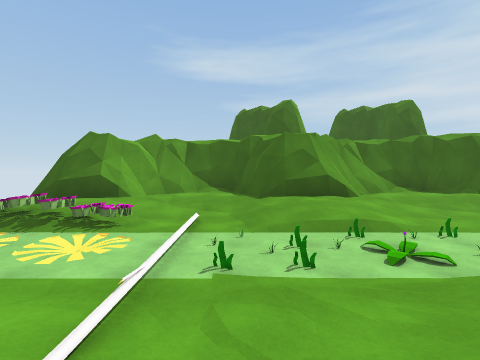
View 1 (above)

17 first-person views from a walk through a 3-D level made in the Unity game engine. The camera is 1.2 m above the floor, tilts 2° down and sees 85° across. The floor is counted in squares, 2 m on a side. Each view is taken from the middle of a square. On the plan, view 1 faces up. The plan holds only what a view shows up to about 9 squares ahead; the rest is blank. The place goes on beyond the plan. The player character is not drawn. Some surface patterns are stand-ins.

View 2
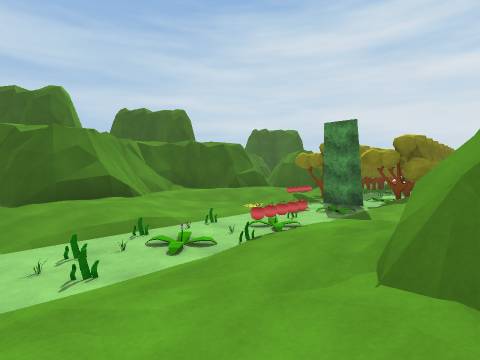

View 3
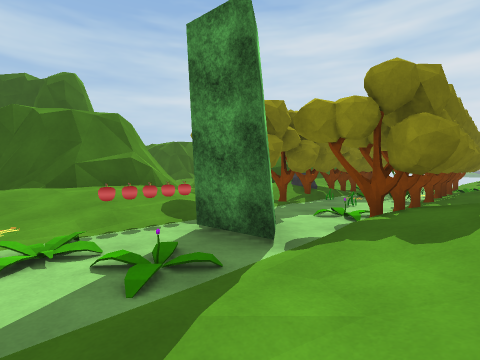

View 4
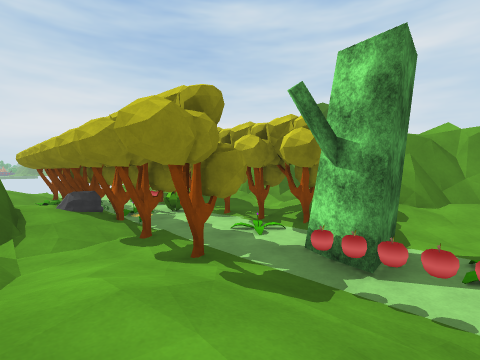

View 5
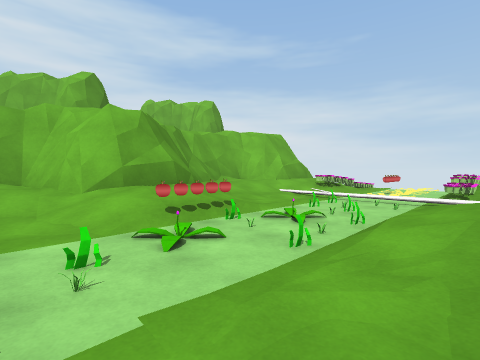

View 6
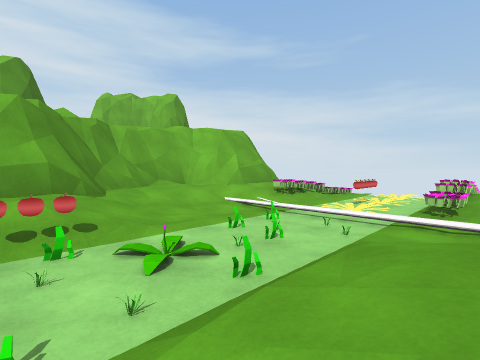

View 7
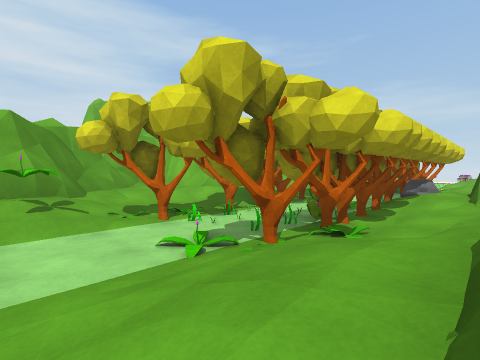

View 8
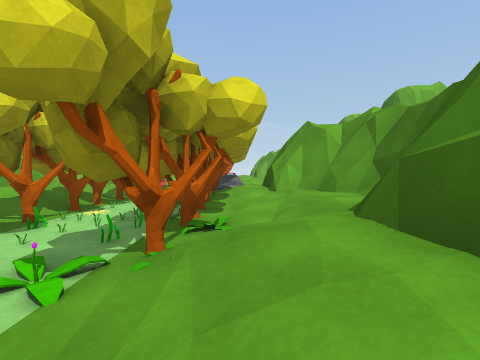

View 9
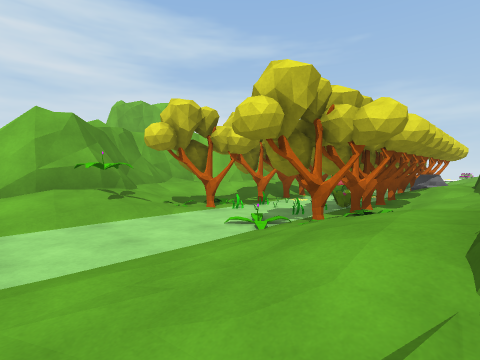

View 10
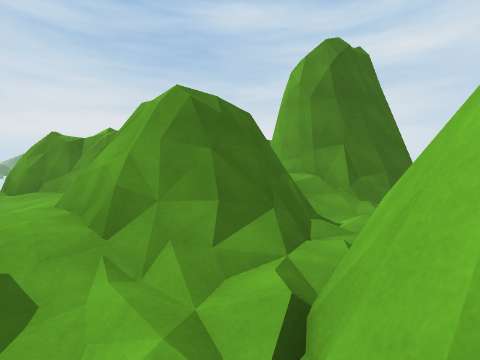

View 11
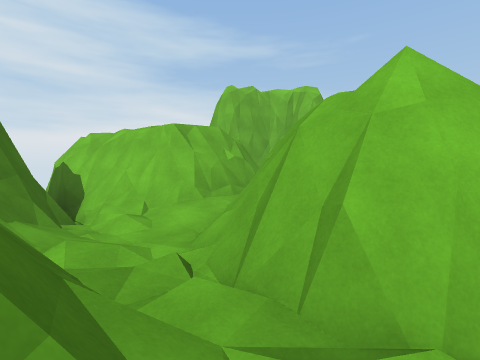

View 12
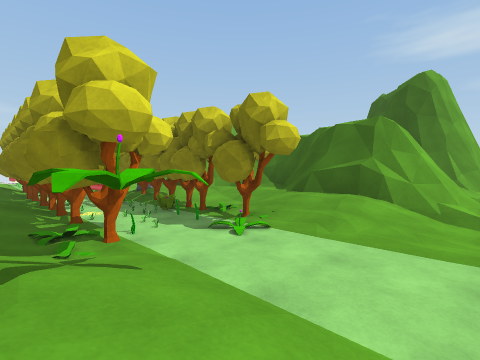

View 13
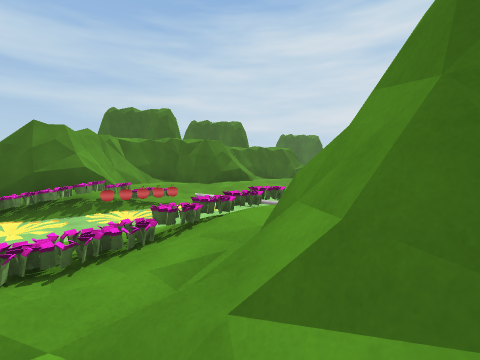

View 14
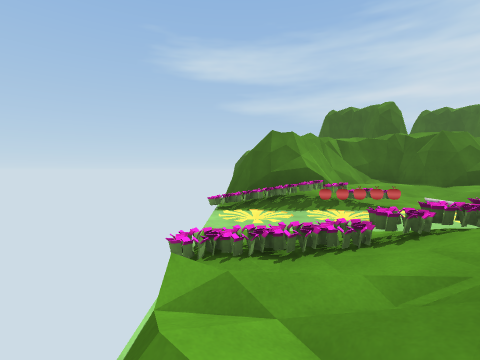

View 15
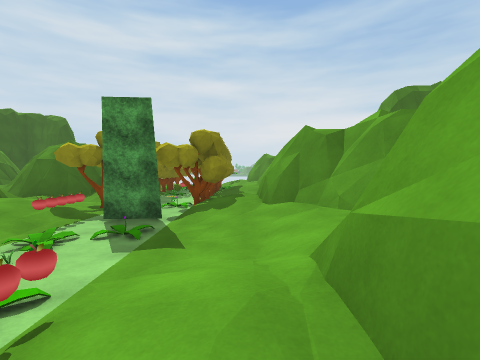

View 16
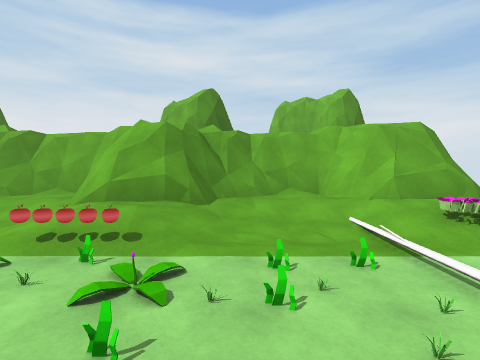

View 17
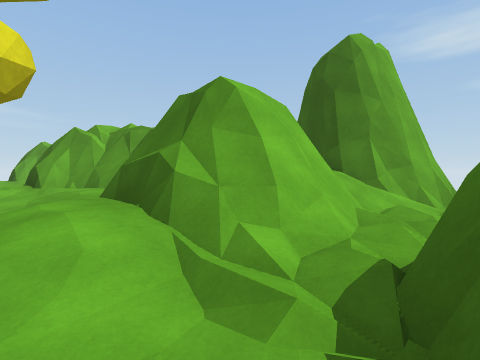

### Floor plan
Key: @ floor where view 1 was taken; # wall or solid block; . main floor; : floor 0.25 m higher than the main floor; - floor 0.25 m lower than the main floor; + floor 0.5 m higher than the main floor; / step, stairs or slope; = window, fence, low wall or low ledge; P plant; A apple; T tree; R rock; O other object.
Columns run from 5 left of view 1 to 19 right of it. Each row starts with its distance up from view 1.
 10              ##
  9              #=#
  8    ###       #=#       #/
  7  ###/#########/#########/
  6 ###+:/##/:+///:###/:/##/.
  5 /+P../++/../:/-/RT..O/:..
  4 PPOP/O/OO-OAATTTTOTPPP---
  3 POPO-OOPAPOPT--OOOOOOT---
  2 ..OP/-.AAA--//PT.POTOPO:/
  1 PPPP/.//A/../+:..TOO.T++/
  0 //##/@/###++###//##/+/###
 -1 :##############.#######
 -2             ###/##
 -3              #///
 -4              #:.###
 -5              ####

Positions as (right, up) in squares from view 1, and headings:
1: (0, 0), facing up
2: (0, 0), facing up-right
3: (5, 1), facing up-right
4: (6, 6), facing down-right
5: (5, 5), facing down-left
6: (3, 5), facing down-left
7: (18, 6), facing down-left
8: (18, 5), facing left
9: (19, 6), facing down-left
10: (9, 1), facing down-right
11: (11, 0), facing down-left
12: (19, 1), facing up-left
13: (-5, -1), facing up-right
14: (-5, -1), facing up
15: (2, 1), facing right
16: (1, 5), facing down
17: (10, 5), facing up-left
